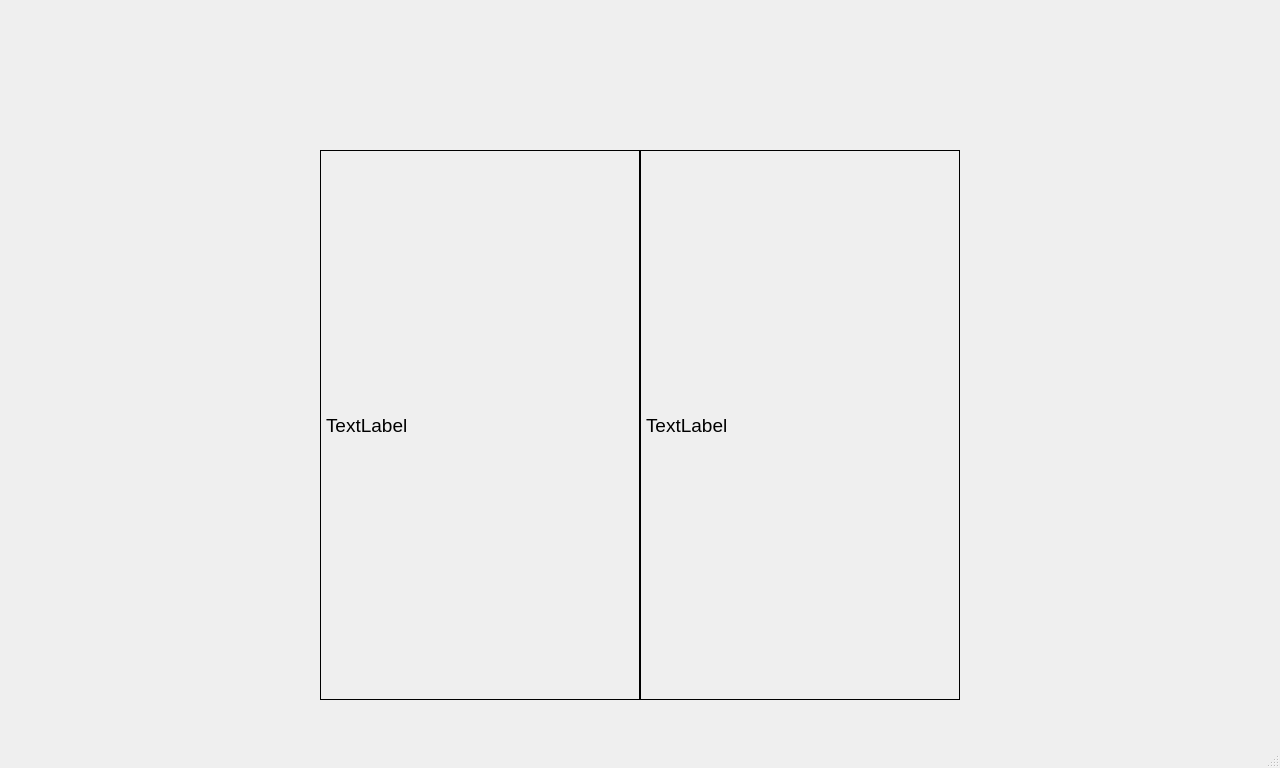
<?xml version="1.0" encoding="UTF-8"?>
<ui version="4.0">
 <class>MainWindow</class>
 <widget class="QMainWindow" name="MainWindow">
  <property name="geometry">
   <rect>
    <x>0</x>
    <y>0</y>
    <width>1280</width>
    <height>768</height>
   </rect>
  </property>
  <property name="sizePolicy">
   <sizepolicy hsizetype="Preferred" vsizetype="Preferred">
    <horstretch>0</horstretch>
    <verstretch>0</verstretch>
   </sizepolicy>
  </property>
  <property name="font">
   <font>
    <family>Segoe UI</family>
    <pointsize>14</pointsize>
   </font>
  </property>
  <property name="mouseTracking">
   <bool>false</bool>
  </property>
  <property name="windowTitle">
   <string>А3139 Стенд испытания пневматики</string>
  </property>
  <widget class="QWidget" name="centralwidget">
   <layout class="QVBoxLayout" name="vbox">
    <property name="spacing">
     <number>0</number>
    </property>
    <property name="leftMargin">
     <number>0</number>
    </property>
    <property name="topMargin">
     <number>0</number>
    </property>
    <property name="rightMargin">
     <number>0</number>
    </property>
    <property name="bottomMargin">
     <number>0</number>
    </property>
    <item>
     <widget class="QWidget" name="manometers" native="true">
      <property name="sizePolicy">
       <sizepolicy hsizetype="Preferred" vsizetype="Fixed">
        <horstretch>0</horstretch>
        <verstretch>0</verstretch>
       </sizepolicy>
      </property>
      <property name="minimumSize">
       <size>
        <width>0</width>
        <height>150</height>
       </size>
      </property>
     </widget>
    </item>
    <item>
     <widget class="QWidget" name="table" native="true">
      <layout class="QHBoxLayout" name="hbox">
       <property name="spacing">
        <number>0</number>
       </property>
       <property name="leftMargin">
        <number>0</number>
       </property>
       <property name="topMargin">
        <number>0</number>
       </property>
       <property name="rightMargin">
        <number>0</number>
       </property>
       <property name="bottomMargin">
        <number>0</number>
       </property>
       <item>
        <widget class="StackedMenu" name="menu" native="true"/>
       </item>
       <item>
        <widget class="QLabel" name="text">
         <property name="frameShape">
          <enum>QFrame::Box</enum>
         </property>
         <property name="text">
          <string>TextLabel</string>
         </property>
        </widget>
       </item>
       <item>
        <widget class="QLabel" name="img">
         <property name="frameShape">
          <enum>QFrame::Box</enum>
         </property>
         <property name="text">
          <string>TextLabel</string>
         </property>
        </widget>
       </item>
       <item>
        <widget class="QWidget" name="graph" native="true"/>
       </item>
      </layout>
     </widget>
    </item>
    <item>
     <widget class="BtnPanel" name="btn_panel" native="true">
      <property name="sizePolicy">
       <sizepolicy hsizetype="Preferred" vsizetype="Fixed">
        <horstretch>0</horstretch>
        <verstretch>0</verstretch>
       </sizepolicy>
      </property>
      <property name="minimumSize">
       <size>
        <width>0</width>
        <height>40</height>
       </size>
      </property>
     </widget>
    </item>
   </layout>
  </widget>
  <widget class="QMenuBar" name="menubar">
   <property name="geometry">
    <rect>
     <x>0</x>
     <y>0</y>
     <width>1280</width>
     <height>31</height>
    </rect>
   </property>
  </widget>
  <widget class="QStatusBar" name="statusbar"/>
 </widget>
 <customwidgets>
  <customwidget>
   <class>StackedMenu</class>
   <extends>QWidget</extends>
   <header>src.asemenu.h</header>
   <container>1</container>
   <slots>
    <slot>up_clicked()</slot>
    <slot>down_clicked()</slot>
    <slot>ok_clicked()</slot>
    <slot>back_clicked()</slot>
   </slots>
  </customwidget>
  <customwidget>
   <class>BtnPanel</class>
   <extends>QWidget</extends>
   <header>src.btnpanel.h</header>
   <container>1</container>
   <slots>
    <signal>yes_clicked()</signal>
    <signal>no_clicked()</signal>
    <signal>up_clicked()</signal>
    <signal>down_clicked()</signal>
    <signal>run_clicked()</signal>
    <signal>back_clicked()</signal>
   </slots>
  </customwidget>
 </customwidgets>
 <resources/>
 <connections>
  <connection>
   <sender>btn_panel</sender>
   <signal>back_clicked()</signal>
   <receiver>menu</receiver>
   <slot>back_clicked()</slot>
   <hints>
    <hint type="sourcelabel">
     <x>511</x>
     <y>659</y>
    </hint>
    <hint type="destinationlabel">
     <x>127</x>
     <y>410</y>
    </hint>
   </hints>
  </connection>
  <connection>
   <sender>btn_panel</sender>
   <signal>down_clicked()</signal>
   <receiver>menu</receiver>
   <slot>down_clicked()</slot>
   <hints>
    <hint type="sourcelabel">
     <x>511</x>
     <y>659</y>
    </hint>
    <hint type="destinationlabel">
     <x>127</x>
     <y>410</y>
    </hint>
   </hints>
  </connection>
  <connection>
   <sender>btn_panel</sender>
   <signal>up_clicked()</signal>
   <receiver>menu</receiver>
   <slot>up_clicked()</slot>
   <hints>
    <hint type="sourcelabel">
     <x>511</x>
     <y>659</y>
    </hint>
    <hint type="destinationlabel">
     <x>127</x>
     <y>410</y>
    </hint>
   </hints>
  </connection>
  <connection>
   <sender>btn_panel</sender>
   <signal>yes_clicked()</signal>
   <receiver>menu</receiver>
   <slot>ok_clicked()</slot>
   <hints>
    <hint type="sourcelabel">
     <x>511</x>
     <y>659</y>
    </hint>
    <hint type="destinationlabel">
     <x>127</x>
     <y>410</y>
    </hint>
   </hints>
  </connection>
 </connections>
 <slots>
  <slot>yes_clicked()</slot>
  <slot>no_clicked()</slot>
  <slot>up_clicked()</slot>
  <slot>down_clicked()</slot>
  <slot>back_clicked()</slot>
  <slot>run_clicked()</slot>
 </slots>
</ui>
